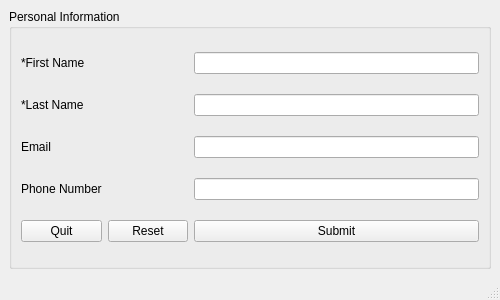
<?xml version="1.0" encoding="UTF-8"?>
<ui version="4.0">
 <class>root</class>
 <widget class="QMainWindow" name="root">
  <property name="enabled">
   <bool>true</bool>
  </property>
  <property name="geometry">
   <rect>
    <x>0</x>
    <y>0</y>
    <width>500</width>
    <height>300</height>
   </rect>
  </property>
  <property name="windowTitle">
   <string>Form</string>
  </property>
  <widget class="QWidget" name="centralwidget">
   <layout class="QGridLayout" name="gridLayout_2">
    <item row="1" column="0">
     <widget class="QGroupBox" name="lblFrPerson">
      <property name="title">
       <string>Personal Information</string>
      </property>
      <layout class="QGridLayout" name="gridLayout">
       <item row="7" column="1">
        <widget class="QPushButton" name="btnQ">
         <property name="text">
          <string>Quit</string>
         </property>
        </widget>
       </item>
       <item row="6" column="1">
        <widget class="QLabel" name="lblPhone">
         <property name="text">
          <string>Phone Number</string>
         </property>
        </widget>
       </item>
       <item row="5" column="4">
        <widget class="QLineEdit" name="entEmail"/>
       </item>
       <item row="6" column="4">
        <widget class="QLineEdit" name="entPhone"/>
       </item>
       <item row="5" column="1">
        <widget class="QLabel" name="lblEmail">
         <property name="text">
          <string>Email</string>
         </property>
        </widget>
       </item>
       <item row="1" column="1">
        <widget class="QLabel" name="lblFirst">
         <property name="text">
          <string>*First Name</string>
         </property>
        </widget>
       </item>
       <item row="1" column="4">
        <widget class="QLineEdit" name="entFirst"/>
       </item>
       <item row="4" column="4">
        <widget class="QLineEdit" name="entLast"/>
       </item>
       <item row="4" column="1">
        <widget class="QLabel" name="lblLast">
         <property name="text">
          <string>*Last Name</string>
         </property>
        </widget>
       </item>
       <item row="7" column="2">
        <widget class="QPushButton" name="btnR">
         <property name="text">
          <string>Reset</string>
         </property>
        </widget>
       </item>
       <item row="7" column="4">
        <widget class="QPushButton" name="btnS">
         <property name="text">
          <string>Submit</string>
         </property>
        </widget>
       </item>
      </layout>
     </widget>
    </item>
   </layout>
  </widget>
  <widget class="QMenuBar" name="menubar">
   <property name="geometry">
    <rect>
     <x>0</x>
     <y>0</y>
     <width>500</width>
     <height>33</height>
    </rect>
   </property>
  </widget>
  <widget class="QStatusBar" name="statusbar"/>
 </widget>
 <resources/>
 <connections/>
</ui>
